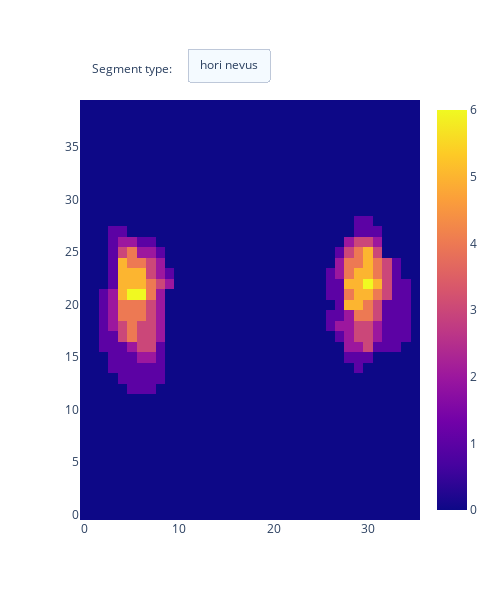

The code cell stored with this chart in its notebook:
### Code cell
import plotly.express as px
import plotly.graph_objects as go 
fig = go.Figure()

buttons = [] 
visible_list = [False] * (len(face_heatmaps.keys()) + 1)


for idx, (label, heatmap_data) in enumerate(face_heatmaps.items()):
    fig.add_trace(go.Heatmap(z=face_heatmaps[label][::-1]))

current_visible_list = visible_list.copy()
current_visible_list[0] = True
current_visible_list[idx+1] = True
button = dict(
    method='update',
    label=label, 
    args=[{'visible': current_visible_list}]
)
buttons.append(button)

fig.update_layout(
    updatemenus=[
        dict(
            type = "buttons",
            direction = "left",
            buttons=buttons[::-1],
            pad={"l":70, "t": -10},
            showactive=True,
            x=0.11,
            xanchor="left",
            y=1.1,
            yanchor="top"
        ),
        
    ], 
    width=500,
    height=600
)

# Add annotation
fig.update_layout(
    annotations=[
        dict(text="Segment type:", showarrow=False,
                            x=5, y=1.10, yref="paper", align="left")
    ]
)

fig.show()

### Figure 1 — Plotly figure (JSON) as saved in the notebook; plotly's stock layout.template omitted (floating-point values rounded to 4 significant figures; data arrays with more than 128 entries replaced by an {"elided": "..."} marker saying what was removed)
{"data": [{"type": "heatmap", "z": {"elided": "40x36 int values"}}], "layout": {"annotations": [{"align": "left", "showarrow": false, "text": "Segment type:", "x": 5, "y": 1.1, "yref": "paper"}], "height": 600, "updatemenus": [{"buttons": [{"args": [{"visible": [true, true]}], "label": "hori nevus", "method": "update"}], "direction": "left", "pad": {"l": 70, "t": -10}, "showactive": true, "type": "buttons", "x": 0.11, "xanchor": "left", "y": 1.1, "yanchor": "top"}], "width": 500}}
